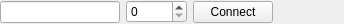
<?xml version="1.0" encoding="UTF-8"?>
<ui version="4.0">
 <class>Ethernet_connection_widget_form</class>
 <widget class="QWidget" name="Ethernet_connection_widget_form">
  <property name="geometry">
   <rect>
    <x>0</x>
    <y>0</y>
    <width>344</width>
    <height>24</height>
   </rect>
  </property>
  <property name="windowTitle">
   <string>Form</string>
  </property>
  <layout class="QHBoxLayout" name="horizontalLayout">
   <property name="margin">
    <number>0</number>
   </property>
   <item>
    <widget class="QLineEdit" name="address_edit_">
     <property name="minimumSize">
      <size>
       <width>120</width>
       <height>0</height>
      </size>
     </property>
    </widget>
   </item>
   <item>
    <widget class="QSpinBox" name="port_spinbox_">
     <property name="maximum">
      <number>65535</number>
     </property>
    </widget>
   </item>
   <item>
    <widget class="QPushButton" name="connect_button_">
     <property name="text">
      <string>Connect</string>
     </property>
     <property name="checkable">
      <bool>true</bool>
     </property>
    </widget>
   </item>
   <item>
    <spacer name="horizontalSpacer">
     <property name="orientation">
      <enum>Qt::Horizontal</enum>
     </property>
     <property name="sizeHint" stdset="0">
      <size>
       <width>105</width>
       <height>20</height>
      </size>
     </property>
    </spacer>
   </item>
  </layout>
 </widget>
 <resources/>
 <connections/>
</ui>
